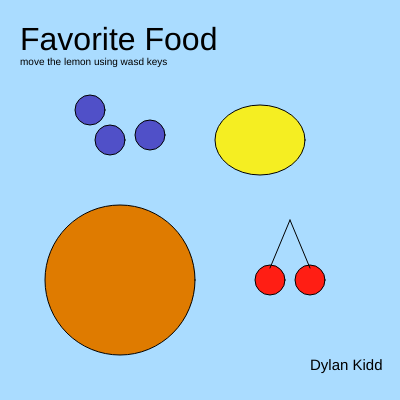
Frame 1 (no input)
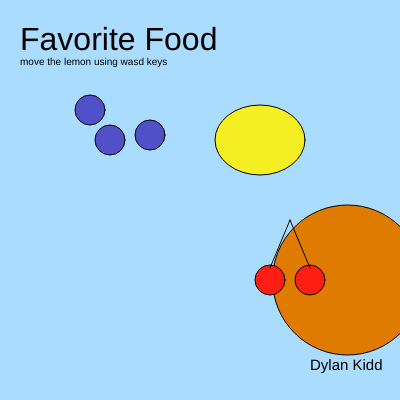
Frame 60 (no input)
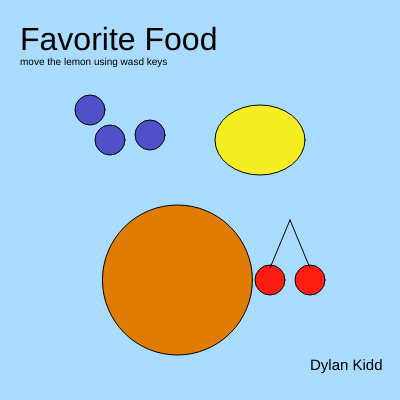
Frame 120 (the mouse pressed at the canvas centre since frame 60)

The p5.js sketch that drew these frames (run headless with seeded random() and noise() and a simulated clock; from frame 60 on, the mouse is pressed at the canvas centre):

// p5.js sketch
// ── sketch.js
//ORANGE VAR
var orangex = 120;
var orangey = 280;
var orangeSpeed = 0;

//LEMON VAR
var lemonx = 260;
var lemony = 140;


function setup() {
  createCanvas(400, 400);
  orangeSpeed = random(1,5);
}

function draw() {
  background(170,220,256);
  
  //TITLE
  fill(0)
  textSize(15)
  text("Dylan Kidd",310,370)
  textSize(32)
  text("Favorite Food",20,50)
  textSize(10)
  text("move the lemon using wasd keys",20,65)
  
  
  //ORANGE
  fill(223,123,0)
  circle(orangex,orangey,150);
  orangex += orangeSpeed;
  
  
  if(orangex>=width)
    {
     orangex=0;
    }

  
  
  //BLUEBERRIES
  fill(80,80,200)
  circle(90,110,30);
  circle(150,135,30);
  circle(110,140,30);
  
  
  //LEMON
  fill(245, 238, 34)
  ellipse(lemonx,lemony,90,70);
  
    //CHERRIES
  fill(680,30,20)
  circle(270,280,30);
  circle(310,280,30);
  line(310, 268, 290, 220);
  line(270, 268, 290, 220);


  if(keyIsPressed)
    {
        if(key == 'w')
        {
            lemony -= 5;
        }
        if(key == 's')
        {
            lemony += 5;
        }
        if(key == 'a')
        {
            lemonx -= 5;
        }
        if(key == 'd')
        {
            lemonx += 5;
        }
    }
  
  

}
